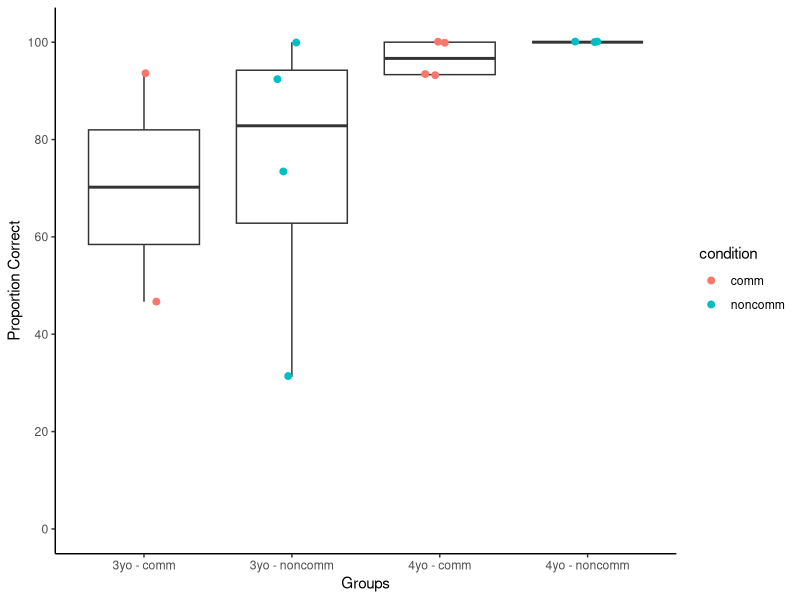
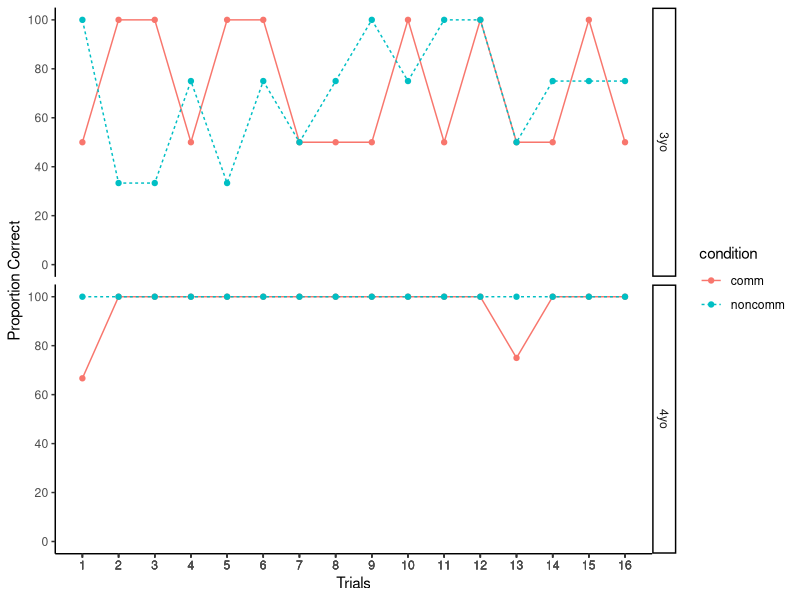
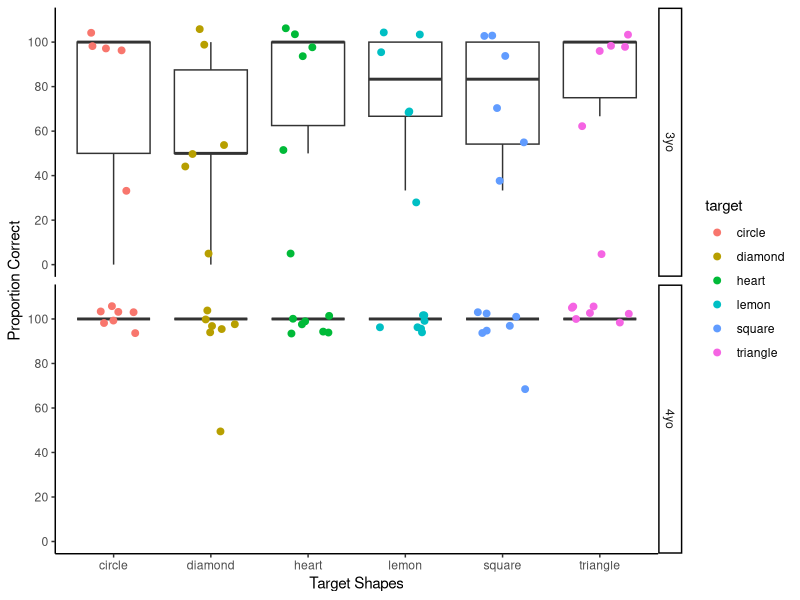
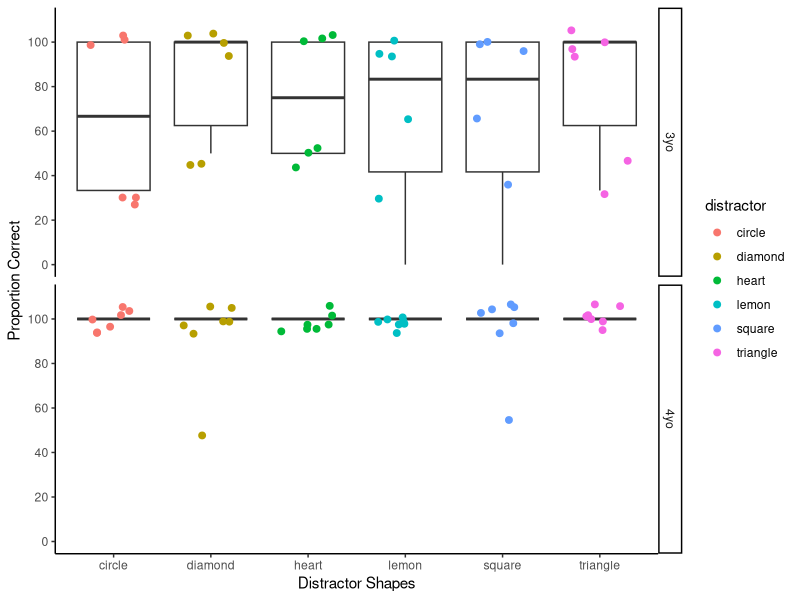

The R source for these figures, in order:
## ---- chunk 1
knitr::opts_chunk$set(echo = TRUE)

### HOW TO PREPARE DATA IN EXCEL ###
# use filter to select only lines with an ID in it 
# (i.e. exclude all empty lines or lines with na, ?, x, etc)
# select all columns except the columns for comments
# copy/paste into a new spreadsheet
# click "save as" and choose file type "tab-delimited-text"
####################################

# load tab delimited text file into R; 
# file should be in a subfolder named "data" for the script to select it
raw.data<-read.table("./data/SymLit_RMTS_subjectlist_251220.txt",sep="\t", header=T) 

# loading packages
# if a package is not installed on the current machine, it will install it
if (!require(tidyverse)) install.packages('tidyverse'); library(tidyverse)

# suppress "summarize" info. 
# if this line is ommitted, each table using the summarize function will be accompanied with a warning from the console
options(dplyr.summarise.inform = FALSE)

# # change data structure: everything is turned into factors except for 
# main.data <- raw.data %>%
#   filter(what == "data"& valid == 1)  %>%
#   mutate(across(!correct&!agem&!aged, as.factor),
#          correct = as.integer(correct))

## ---- chunk 2
raw.data %>% # select data
  filter(what == "head") %>% # select only lines with data and only valid trials
  group_by(age, condition) %>%
  summarise(N = n_distinct(id),
            male = sum(sex),
            "mean age" = round(mean(agem), 2),
            "min age" = min(agem),
            "max age" = max(agem),
            "sd age" = round(sd(agem), 2),
            ) %>% 
  knitr::kable(digits = 2)

# demographics.data<- raw.data %>% # select data
#   filter(what == "head") %>% # select only lines with data and only valid trials
#   group_by(age, condition) %>%
#   summarise(N = n_distinct(id),
#             male = sum(sex),
#             "mean age" = round(mean(agem), 2),
#             "min age" = min(agem),
#             "max age" = max(agem),
#             "sd age" = round(sd(agem), 2),
#             ) 

## ---- chunk 3
raw.data %>%
  filter(what == "data" & valid == "1" & trialtype == "fam") %>% 
  mutate(correct = as.integer(correct),
         valid = as.integer(valid))%>% 
  group_by(age, condition) %>%
  summarise(N = n_distinct(id),
            "trials/N" = round(sum(valid)/n_distinct(id), 2),
            "% correct" = round(mean(correct)*100, 2),
              ) %>% 
  knitr::kable(digits = 2)

## ---- chunk 4
raw.data %>% 
  filter(what == "data" & valid == "1" & trialtype == "test") %>% 
  mutate(correct = as.integer(correct),
         valid = as.integer(valid))%>% 
  group_by(age, condition) %>%
  summarise(N = n_distinct(id),
            "trials/N" = round(sum(valid)/n_distinct(id), 2),
            "% correct" = round(mean(correct)*100, 2),
              )  %>% 
  knitr::kable(digits = 2)

# test.data<-raw.data %>% # select data
#   filter(what == "data" & valid == "1" & trialtype == "test") %>% # select only lines with data and only valid trials
#   mutate(correct = as.integer(correct),
#          valid = as.integer(valid))%>% 
#   group_by(age, condition) %>%
#   summarise(N = n_distinct(id),
#             "trials/N" = round(sum(valid)/n_distinct(id), 2),
#             "% correct" = round(mean(correct)*100, 2),
#               ) 

# test.data<-raw.data %>% # select data
#   filter(what == "data" & valid == "1" & trialtype == "test") %>% # select only lines with data and only valid trials
#   mutate(correct = as.integer(correct),
#          valid = as.integer(valid))%>% 
#   group_by(age, condition) %>%
#   summarise(N = n_distinct(id),
#             "mean age" = round(mean(agem), 2),
#             "min age" = min(agem),
#             "max age" = max(agem),
#             #"sd age" = round(sd(agem), 2),
#             "trials/N" = round(sum(valid)/n_distinct(id), 2),
#             "% correct" = round(mean(correct)*100, 2)
#               ) 
# test.data %>% relocate("mean age", "min age", "max age", .after = "age")

## ---- chunk 5

test.ind.data <- raw.data %>%
  filter(what == "data" & valid == "1" & trialtype == "test") %>%
  select(id, age, condition, correct)  %>%
  mutate(correct = as.integer(correct),
         age = as.factor(age),
         condition = as.factor(condition),
         groups = paste(age,"-",condition)) %>%
  group_by(groups, age, condition, id) %>%
  summarise(proportion.correct = round(mean(correct)*100, 2))

test.all.data <- raw.data %>%
  filter(what == "data" & valid == "1" & trialtype == "test") %>%
  select(id, age, condition, correct)  %>%
  mutate(correct = as.integer(correct),
         age = as.factor(age),
         condition = as.factor(condition),
         groups = paste(age,"-",condition)) %>%
  group_by(groups, age, condition) %>%
  summarise(proportion.correct = round(mean(correct)*100, 2),
            sd = round(sd(correct)*100,2))

test.raw.data <- raw.data %>%
  filter(what == "data" & valid == "1" & trialtype == "test") %>%
  select(id, age, condition, correct)  %>%
  mutate(correct = as.integer(correct),
         age = as.factor(age),
         condition = as.factor(condition),
         groups = paste(age,"-",condition))

test.boxplot <-ggplot() +
  geom_boxplot(data = test.ind.data, aes(x = groups, y = proportion.correct), )+ # when there is more data add "notch = TRUE" for conf intervalls
  geom_jitter(data = test.ind.data, aes(x = groups, y = proportion.correct, colour=condition), size = 2, width = 0.1) +
    scale_y_continuous(breaks = scales::pretty_breaks(n = 5), limits = c(0,102))+
  labs(x="Groups", y="Proportion Correct")+ # for title add --> title="Proportion of Correct Choices", 
  theme_classic()
   # geom_violin(data = test.raw.data, trim = TRUE , adjust = .7, draw_quantiles = c(0.5), mapping = aes(x=groups, y = correct))
test.boxplot

## ---- chunk 6

trial.data <- raw.data %>% 
  filter(what == "data" & valid == "1" & trialtype == "test") %>% 
  mutate(correct = as.integer(correct),
         valid = as.integer(valid),
         trial = as.integer(trial))%>% 
  select(age, condition, trial, correct) %>%
  group_by(age, condition, trial) %>%
    summarise(correct = round(mean(correct)*100, 2))  

trial.plot <- ggplot(trial.data, aes(x = trial, y=correct, colour=condition, linetype=condition))+
  geom_line()+
  geom_point()+
  scale_x_continuous(breaks=trial.data$trial)+
  scale_y_continuous(breaks = scales::pretty_breaks(n = 5), limits = c(0,100))+
  labs(x="Trials", y="Proportion Correct")+ # to add a title --> title="Performance across test trials", 
  theme_classic() +
  facet_grid(age ~ .)
trial.plot

## ---- chunk 7

target.ind.data <- raw.data %>%
  filter(what == "data" & valid == "1" & trialtype == "test") %>%
  select(id, age, condition, tar, correct)  %>%
  mutate(correct = as.integer(correct),
         age = as.factor(age),
         condition = as.factor(condition),
         target = as.factor(tar),
         groups = paste(age,"-",condition)) %>%
  group_by(target,age, id) %>%
  summarise(proportion.correct = round(mean(correct)*100, 2))

target.boxplot <-ggplot() +
  geom_boxplot(data = target.ind.data, aes(x = target, y = proportion.correct),outlier.shape = NA)+ # when there is more data add "notch = TRUE" for conf intervalls
  geom_jitter(data = target.ind.data, aes(x = target, y = proportion.correct, colour=target), size = 2, width = 0.3) +
    scale_y_continuous(breaks = scales::pretty_breaks(n = 5), limits = c(0,110))+
  labs(x="Target Shapes", y="Proportion Correct")+ # for title add --> title="Proportion of Correct Choices", 
  theme_classic()+
  facet_grid(age ~ .)
   # geom_violin(data = test.raw.data, trim = TRUE , adjust = .7, draw_quantiles = c(0.5), mapping = aes(x=groups, y = correct))
target.boxplot

## ---- chunk 8

distractor.ind.data <- raw.data %>%
  filter(what == "data" & valid == "1" & trialtype == "test") %>%
  select(id, age, condition, dis, correct)  %>%
  mutate(correct = as.integer(correct),
         age = as.factor(age),
         condition = as.factor(condition),
         distractor = as.factor(dis),
         groups = paste(age,"-",condition)) %>%
  group_by(distractor,age, id) %>%
  summarise(proportion.correct = round(mean(correct)*100, 2))

distractor.boxplot <-ggplot() +
  geom_boxplot(data = distractor.ind.data, aes(x = distractor, y = proportion.correct),outlier.shape = NA)+ # when there is more data add "notch = TRUE" for conf intervalls
  geom_jitter(data = distractor.ind.data, aes(x = distractor, y = proportion.correct, colour=distractor), size = 2, width = 0.3) +
    scale_y_continuous(breaks = scales::pretty_breaks(n = 5), limits = c(0,110))+
  labs(x="Distractor Shapes", y="Proportion Correct")+ # for title add --> title="Proportion of Correct Choices", 
  theme_classic()+
  facet_grid(age ~ .)
   # geom_violin(data = test.raw.data, trim = TRUE , adjust = .7, draw_quantiles = c(0.5), mapping = aes(x=groups, y = correct))
distractor.boxplot

## ---- chunk 9

ind.binom.data <- raw.data %>%
    filter(what == "data" & valid == "1" & trialtype == "test") %>% 
    select(condition, age, id, correct) %>% 
    mutate(correct = as.integer(correct))%>% 
    group_by(condition, age, id) %>%
    summarise("% correct" = round(mean(correct)*100, 2),
              "sum correct" = sum(correct),
              "sum trials" = length(correct),
              "p" = round(binom.test(sum(correct), length(correct), 
                               p = 0.5, alternative = "greater")$p.value, 3),
              "sig" = if_else(p < 0.05, 1, 0)
              )

sum.binom.data <- ind.binom.data %>%
    group_by(age, condition) %>%
    summarise(N = n_distinct(id),
            "succesfull"  = sum(sig))

sum.binom.data %>%
  mutate("% successful" = (succesfull/N)*100)%>% 
  knitr::kable(digits = 2)

## ---- chunk 10

# Alternative using one-sample t-tests from emopoint
# this is not working yet as the participants in 4<o comm are all 100% correct
# raw.data %>%
#   filter(what == "data" & valid == "1" & trialtype == "test") %>% 
#   mutate(correct = as.integer(correct)) %>%
#   group_by(condition, age, id) %>%
#   arrange(condition, age) %>%
#   summarise(correct = mean(correct)) %>%
#   summarise(correct = list(correct)) %>%
#   group_by(condition, age) %>%
#   mutate(m = mean(unlist(correct)),
#          sd = sd(unlist(correct)),
#          df= t.test(unlist(correct), mu = 0.5)$parameter,
#          t_value = t.test(unlist(correct), mu = 0.5)$statistic,
#          p = t.test(unlist(correct), mu = 0.5)$p.value,
#          d = cohensD(unlist(correct), mu = 0.5))%>%
#   select(condition,age, m,sd,t_value,p,d) %>% #add df
#   knitr::kable(digits = 2)

